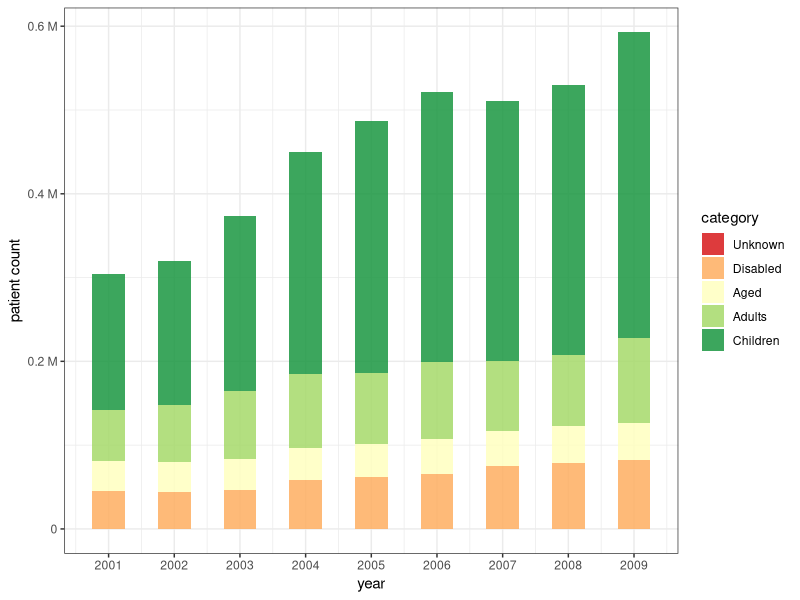
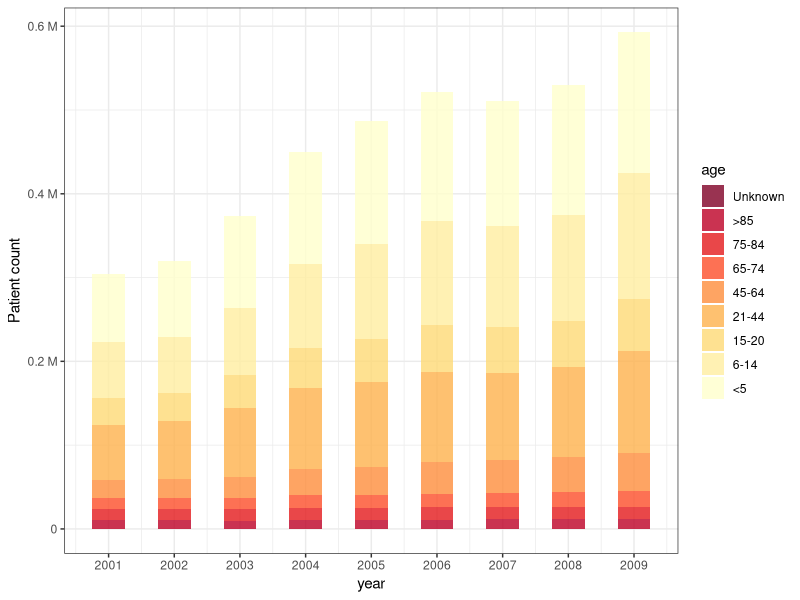

Source code (R) for these figures, in order:
# CO medicaid beneficiary visualizations
#
# Created by: Raibatak Das
# Date: May 2016
# Last modified: Jun 2016

library(dplyr)
library(magrittr)
library(RColorBrewer)
library(ggplot2)
#setwd("~/consulting/active-projects/dqa-visualization/dqa-viz/code/")

# Import medicaid demographic data
medicaid.data = read.csv("../data/co-medicaid-demographics.csv")

# Rename and reorder age-groups to a more natural order
levels(medicaid.data$age)
medicaid.data %<>%
  mutate(age = as.character(age)) %>%
  mutate(age = ifelse(age=="5 and younger", "<5", age)) %>%
  mutate(age = ifelse(age=="85 and older", ">85", age)) %>%
  mutate(age = factor(age, levels = c("<5", "6-14", "15-20", "21-44", "45-64",
                                     "65-74", "75-84", ">85", "Unknown")))

# Reorder categories
levels(medicaid.data$category)
medicaid.data %<>%
  mutate(category = as.character(category)) %>%
  mutate(category = ifelse(category == "Other/ Unknown", "Unknown", category)) %>%
  mutate(category = factor(category, levels = c("Children", "Adults", "Aged",
                                                "Disabled", "Unknown")))

# Plot 1. Distribution of beneficiary categories by year
png("../plots/category-by-year-1.png", width=720, height=480)
medicaid.data %>%
  group_by(year, category) %>%
  summarise(n = sum(count)) %>%
  ggplot(aes(x=year, y=n, fill=category)) +
  geom_bar(stat = "identity", width=0.5, alpha=0.85) +
  scale_fill_brewer(type="div", palette="RdYlGn", direction=-1,
                    guide = guide_legend(reverse=T)) +
  scale_x_continuous(breaks=c(2001:2009)) +
  ylab("patient count") +
  scale_y_continuous(breaks=c(0, 2e5, 4e5, 6e5),
                     labels=c("0", "0.2 M", "0.4 M", "0.6 M")) +
  theme_bw()
dev.off()

# Plot 2. Distribution of beneficiary age groups by year
png("../plots/age-by-year-1.png", width=720, height=480)
medicaid.data %>%
  group_by(year, age) %>%
  summarise(n = sum(count)) %>%
  ggplot(aes(x=year, y=n, fill=age)) +
  geom_bar(stat = "identity", width=0.5, alpha=0.8) +
  scale_fill_brewer(type = "seq", palette="YlOrRd",
                    guide = guide_legend(reverse=T)) +
  scale_x_continuous(breaks=c(2001:2009)) +
  ylab("Patient count") +
  scale_y_continuous(breaks=c(0, 2e5, 4e5, 6e5),
                     labels=c("0", "0.2 M", "0.4 M", "0.6 M")) +
  theme_bw()
dev.off()
